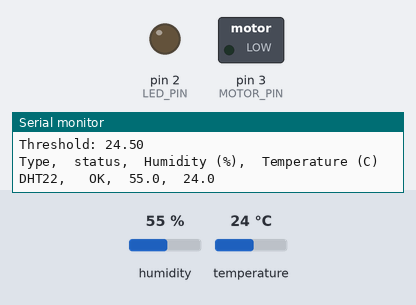
This sketch was run on a simulated Arduino Uno, built with avr-gcc and run on an emulated ATmega328P. On the bench: switched loads named in the sketch (green lamp = pin HIGH), output pins drawn as LEDs (lit = HIGH), the last lines printed to the serial monitor. Wiring (inferred from the names in the program): DHT22 sensor: data pin 7. Inputs (shaded band) come from the test bench; at power-on: temperature 24 °C, humidity 55 %. Pins used as bus, display or sensor lines are not drawn.

Above: at 1.7 s.
1.8 s: temperature set to 25.3 °C
At 3.2 s:
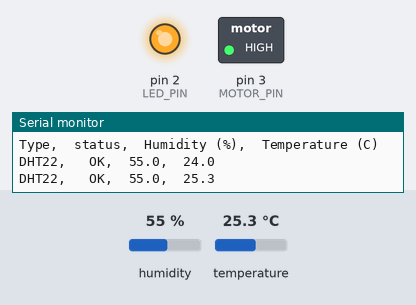
4.3 s: temperature set to 12 °C
At 4.9 s:
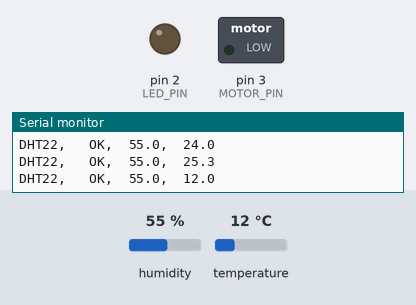
6.8 s: temperature set to 28 °C
At 9.6 s:
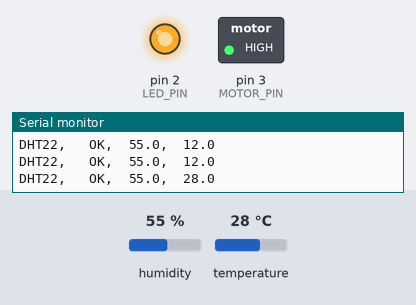
Timing chart, 0 to 11.1 s (numbered marks = the images above; inputs shaded):
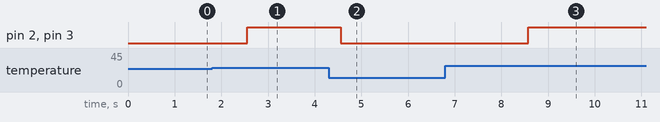

The sketch:

sensor_temperature.ino
```cpp
#include <dht.h>

dht DHT;

#define DHT22_PIN 7
#define LED_PIN   2
#define MOTOR_PIN 3

float humidity;
float temperature;
int   chk;
float temp_calibrated = 0;
int   measurement = 5;
float threshold = 0.5;

void setup()
{
  Serial.begin(9600);
  pinMode(LED_PIN, OUTPUT);
  Serial.println("DHT TEST PROGRAM ");
  Serial.print("LIBRARY VERSION: ");
  Serial.println(DHT_LIB_VERSION);
  //calibrate sensor
  chk = DHT.read22(DHT22_PIN);
  switch (chk)
  {
    case DHTLIB_OK:
      for (int i=0; i < measurement; i++){
        temp_calibrated = temp_calibrated + DHT.temperature;
        delay(100);
      }
      temp_calibrated = temp_calibrated / measurement;
      Serial.print("Calibrated: ");
      Serial.println(temp_calibrated);
      Serial.print("Threshold: ");
      Serial.println(temp_calibrated + threshold);
      break;
    case DHTLIB_ERROR_CHECKSUM:
      break;
    case DHTLIB_ERROR_TIMEOUT:
      break;
    default:
      break;
  }
  Serial.println();
  Serial.println("Type,\tstatus,\tHumidity (%),\tTemperature (C)");
}

void loop()
{
  // READ DATA
  Serial.print("DHT22, \t");
  chk = DHT.read22(DHT22_PIN);
  switch (chk)
  {
    case DHTLIB_OK:
		Serial.print("OK,\t");
		break;
    case DHTLIB_ERROR_CHECKSUM:
		Serial.print("Checksum error,\t");
		break;
    case DHTLIB_ERROR_TIMEOUT:
		Serial.print("Time out error,\t");
		break;
    default:
		Serial.print("Unknown error,\t");
		break;
  }
  // DISPLAY DATA
  humidity = DHT.humidity;
  temperature = DHT.temperature;
  Serial.print(humidity, 1);
  Serial.print(",\t");
  Serial.println(temperature, 1);

  // Check for temp
  if (temperature > temp_calibrated + threshold) {
    //Serial.println("se calento el parche!!");
    digitalWrite(LED_PIN,HIGH);
    analogWrite(MOTOR_PIN,255);
  }
  else {
    digitalWrite(LED_PIN,LOW);
    analogWrite(MOTOR_PIN,0);
  }

  //Sensing period
  delay(2000);
}
```

Measured:
- the behaviour switches between 24.5 and 24.6 °C on temperature (found by bisection; images 0 and 1)
- after the input at 1.8 s, pin 2 (LED_PIN), pin 3 (MOTOR_PIN): LOW → HIGH after 0.76 s
- after the input at 4.3 s, pin 2 (LED_PIN), pin 3 (MOTOR_PIN): HIGH → LOW after 0.26 s
- after the input at 6.8 s, pin 2 (LED_PIN), pin 3 (MOTOR_PIN): LOW → HIGH after 1.8 s
